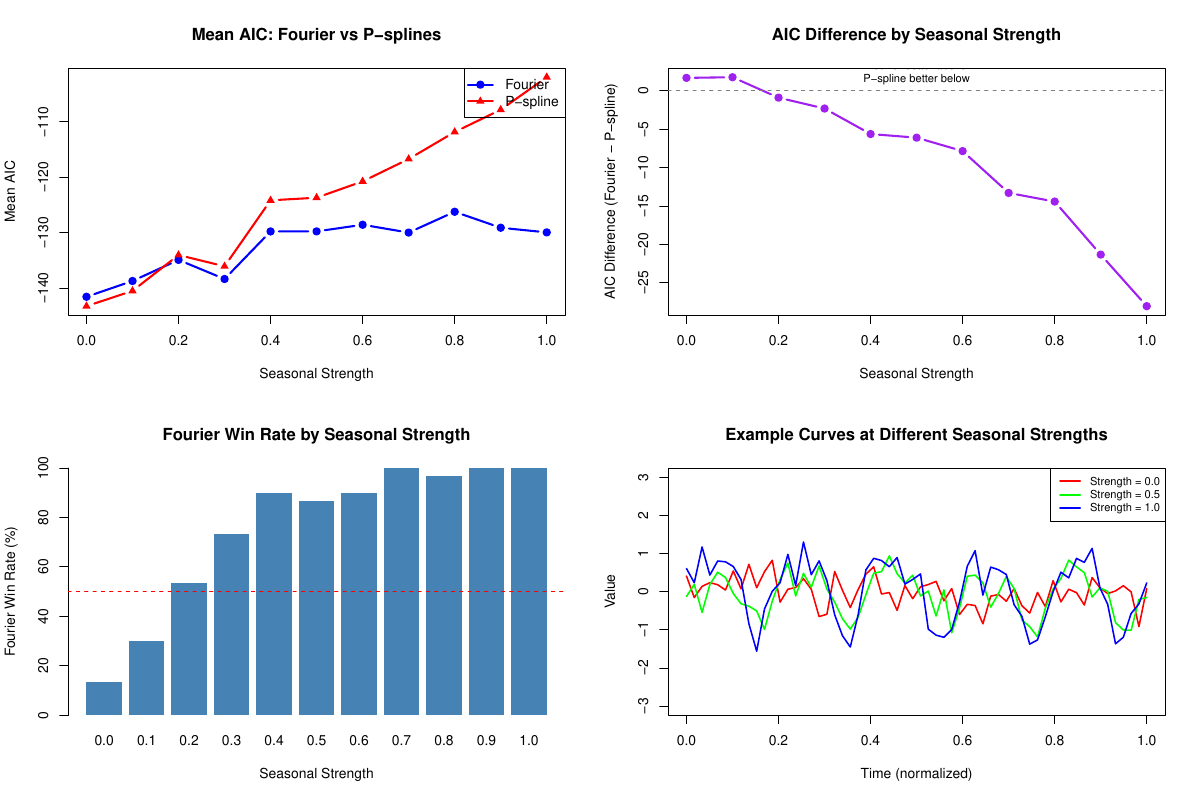

Recreate this plot in R.
#!/usr/bin/env Rscript
# Seasonal Basis Comparison: Fourier vs P-splines
#
# This script generates monthly seasonal time series with varying seasonal
# strengths (0 = no seasonality, 1 = strong seasonality), fits them with
# both Fourier basis and P-splines, and compares AIC to determine which
# method performs better at different seasonal strength levels.

library(fdars)

set.seed(42)

# --- Configuration ---
n_strengths <- 11           # Number of seasonal strength levels (0 to 1)
n_curves_per_strength <- 30 # Number of curves per strength level
n_years <- 5                # Number of years of monthly data
n_months <- n_years * 12    # Total number of monthly observations
noise_sd <- 0.3             # Standard deviation of noise

# Seasonal strengths to test (0 = no season, 1 = full season)
seasonal_strengths <- seq(0, 1, length.out = n_strengths)

# Time grid (monthly data normalized to [0, 1])
t <- seq(0, 1, length.out = n_months)

# --- Function to generate seasonal time series ---
generate_seasonal_curve <- function(t, strength, noise_sd = 0.3) {
  # Base trend (slow polynomial)
  trend <- 0.5 * sin(2 * pi * t) * 0.3

  # Seasonal component (annual cycle = 5 complete cycles over our time span)
  # Since we have 5 years of monthly data, annual seasonality means 5 cycles
  n_cycles <- length(t) / 12  # Number of annual cycles
  seasonal <- strength * sin(2 * pi * n_cycles * t)

  # Add some harmonic for realistic seasonality
  seasonal <- seasonal + strength * 0.3 * cos(4 * pi * n_cycles * t)

  # Noise
  noise <- rnorm(length(t), sd = noise_sd)

  return(trend + seasonal + noise)
}

# --- Generate data for all seasonal strengths ---
cat("Generating seasonal time series data...\n")
cat(sprintf("  - %d seasonal strength levels\n", n_strengths))
cat(sprintf("  - %d curves per strength level\n", n_curves_per_strength))
cat(sprintf("  - %d monthly observations per curve (%d years)\n", n_months, n_years))

all_data <- list()
strength_labels <- character(0)

for (i in seq_along(seasonal_strengths)) {
  strength <- seasonal_strengths[i]

  # Generate curves for this strength level
  X <- matrix(0, nrow = n_curves_per_strength, ncol = n_months)
  for (j in 1:n_curves_per_strength) {
    X[j, ] <- generate_seasonal_curve(t, strength, noise_sd)
  }

  # Create fdata object
  fd <- fdata(X, argvals = t, rangeval = c(0, 1))

  all_data[[i]] <- list(
    strength = strength,
    fdata = fd
  )

  strength_labels <- c(strength_labels, sprintf("%.1f", strength))
}

# --- Compare Fourier vs P-splines using AIC ---
cat("\nComparing Fourier basis vs P-splines...\n")

# Store results
results <- data.frame(
  strength = numeric(0),
  curve_id = integer(0),
  aic_fourier = numeric(0),
  aic_pspline = numeric(0),
  winner = character(0)
)

# Basis parameters
# For Fourier: use enough basis functions to capture seasonal patterns
# For monthly data with 5 years: need at least 2*5+1 = 11 for annual cycles
fourier_nbasis_range <- seq(5, 21, by = 2)  # Odd numbers for Fourier

# For P-splines
pspline_nbasis <- 20

for (i in seq_along(all_data)) {
  strength <- all_data[[i]]$strength
  fd <- all_data[[i]]$fdata

  cat(sprintf("  Processing strength = %.1f...\n", strength))

  # For each curve, find optimal Fourier nbasis and compare with P-spline
  for (j in 1:nrow(fd$data)) {
    fd_single <- fd[j]

    # --- Fourier: find optimal nbasis via AIC ---
    fourier_aics <- sapply(fourier_nbasis_range, function(k) {
      tryCatch({
        basis.aic(fd_single, nbasis = k, type = "fourier")
      }, error = function(e) NA)
    })

    best_fourier_idx <- which.min(fourier_aics)
    best_fourier_aic <- fourier_aics[best_fourier_idx]
    best_fourier_nbasis <- fourier_nbasis_range[best_fourier_idx]

    # --- P-spline: use automatic lambda selection ---
    pspline_result <- tryCatch({
      pspline(fd_single, nbasis = pspline_nbasis, lambda.select = TRUE, criterion = "AIC")
    }, error = function(e) NULL)

    if (!is.null(pspline_result)) {
      pspline_aic <- pspline_result$aic
    } else {
      pspline_aic <- NA
    }

    # Determine winner
    if (!is.na(best_fourier_aic) && !is.na(pspline_aic)) {
      winner <- ifelse(best_fourier_aic < pspline_aic, "fourier", "pspline")
    } else {
      winner <- NA
    }

    results <- rbind(results, data.frame(
      strength = strength,
      curve_id = j,
      aic_fourier = best_fourier_aic,
      aic_pspline = pspline_aic,
      winner = winner
    ))
  }
}

# --- Analyze results ---
cat("\n=== Results Summary ===\n\n")

# Aggregate by seasonal strength
summary_by_strength <- aggregate(
  cbind(aic_fourier, aic_pspline) ~ strength,
  data = results,
  FUN = mean,
  na.rm = TRUE
)

# Count winners by strength
winner_counts <- table(results$strength, results$winner)
winner_props <- prop.table(winner_counts, margin = 1)

cat("Mean AIC by Seasonal Strength:\n")
cat("-" , rep("-", 50), "\n", sep = "")
cat(sprintf("%-10s %15s %15s %15s\n", "Strength", "Fourier AIC", "P-spline AIC", "Winner"))
cat("-" , rep("-", 50), "\n", sep = "")

for (i in 1:nrow(summary_by_strength)) {
  s <- summary_by_strength$strength[i]
  f_aic <- summary_by_strength$aic_fourier[i]
  p_aic <- summary_by_strength$aic_pspline[i]
  winner <- ifelse(f_aic < p_aic, "Fourier", "P-spline")

  cat(sprintf("%-10.1f %15.2f %15.2f %15s\n", s, f_aic, p_aic, winner))
}
cat("-" , rep("-", 50), "\n", sep = "")

cat("\nProportion of Fourier wins by Seasonal Strength:\n")
cat("-" , rep("-", 40), "\n", sep = "")

strengths_in_table <- as.numeric(rownames(winner_props))
for (i in seq_along(strengths_in_table)) {
  s <- strengths_in_table[i]
  fourier_prop <- ifelse("fourier" %in% colnames(winner_props), winner_props[i, "fourier"], 0)
  pspline_prop <- ifelse("pspline" %in% colnames(winner_props), winner_props[i, "pspline"], 0)

  cat(sprintf("Strength %.1f: Fourier %.0f%% | P-spline %.0f%%\n",
              s, fourier_prop * 100, pspline_prop * 100))
}

# --- Visualization ---
cat("\n=== Generating plots ===\n")

# Plot 1: AIC comparison by seasonal strength
pdf("seasonal_basis_comparison.pdf", width = 12, height = 8)

par(mfrow = c(2, 2))

# Plot 1a: Mean AIC by strength
plot(summary_by_strength$strength, summary_by_strength$aic_fourier,
     type = "b", col = "blue", pch = 19, lwd = 2,
     xlab = "Seasonal Strength", ylab = "Mean AIC",
     main = "Mean AIC: Fourier vs P-splines",
     ylim = range(c(summary_by_strength$aic_fourier, summary_by_strength$aic_pspline), na.rm = TRUE))
lines(summary_by_strength$strength, summary_by_strength$aic_pspline,
      type = "b", col = "red", pch = 17, lwd = 2)
legend("topright", legend = c("Fourier", "P-spline"),
       col = c("blue", "red"), pch = c(19, 17), lwd = 2)

# Plot 1b: AIC difference (Fourier - P-spline)
aic_diff <- summary_by_strength$aic_fourier - summary_by_strength$aic_pspline
plot(summary_by_strength$strength, aic_diff,
     type = "b", col = "purple", pch = 19, lwd = 2,
     xlab = "Seasonal Strength", ylab = "AIC Difference (Fourier - P-spline)",
     main = "AIC Difference by Seasonal Strength")
abline(h = 0, lty = 2, col = "gray50")
text(0.5, 0, "Fourier better above\nP-spline better below", pos = 3, cex = 0.8)

# Plot 1c: Proportion of Fourier wins
fourier_win_prop <- sapply(strengths_in_table, function(s) {
  idx <- as.character(s)
  if (idx %in% rownames(winner_props) && "fourier" %in% colnames(winner_props)) {
    return(winner_props[idx, "fourier"])
  }
  return(0)
})

barplot(fourier_win_prop * 100,
        names.arg = sprintf("%.1f", strengths_in_table),
        col = "steelblue", border = NA,
        xlab = "Seasonal Strength", ylab = "Fourier Win Rate (%)",
        main = "Fourier Win Rate by Seasonal Strength",
        ylim = c(0, 100))
abline(h = 50, lty = 2, col = "red")

# Plot 1d: Example curves at different seasonal strengths
plot(NULL, xlim = c(0, 1), ylim = c(-3, 3),
     xlab = "Time (normalized)", ylab = "Value",
     main = "Example Curves at Different Seasonal Strengths")

colors <- rainbow(length(c(1, 6, 11)))
for (k in seq_along(c(1, 6, 11))) {
  idx <- c(1, 6, 11)[k]
  lines(t, all_data[[idx]]$fdata$data[1, ], col = colors[k], lwd = 1.5)
}
legend("topright",
       legend = sprintf("Strength = %.1f", seasonal_strengths[c(1, 6, 11)]),
       col = colors, lwd = 2, cex = 0.8)

dev.off()

cat("Plots saved to: seasonal_basis_comparison.pdf\n")

# --- Save results ---
saveRDS(results, "seasonal_basis_results.rds")
saveRDS(all_data, "seasonal_fdata_objects.rds")
cat("Results saved to: seasonal_basis_results.rds\n")
cat("Fdata objects saved to: seasonal_fdata_objects.rds\n")

# --- Final summary ---
cat("\n=== Key Findings ===\n")

# Calculate correlation between seasonal strength and Fourier advantage
cor_test <- cor.test(summary_by_strength$strength, -aic_diff)
cat(sprintf("Correlation between seasonal strength and Fourier advantage: r = %.3f (p = %.4f)\n",
            cor_test$estimate, cor_test$p.value))

# Find crossover point (if any)
if (any(aic_diff > 0) && any(aic_diff < 0)) {
  # Linear interpolation to find crossover
  crossover_idx <- which(diff(sign(aic_diff)) != 0)[1]
  if (!is.na(crossover_idx)) {
    x1 <- summary_by_strength$strength[crossover_idx]
    x2 <- summary_by_strength$strength[crossover_idx + 1]
    y1 <- aic_diff[crossover_idx]
    y2 <- aic_diff[crossover_idx + 1]
    crossover <- x1 - y1 * (x2 - x1) / (y2 - y1)
    cat(sprintf("Crossover point (equal AIC): Seasonal strength ~ %.2f\n", crossover))
  }
} else if (all(aic_diff < 0)) {
  cat("Fourier consistently outperforms P-splines across all seasonal strengths\n")
} else if (all(aic_diff > 0)) {
  cat("P-splines consistently outperform Fourier across all seasonal strengths\n")
}

cat("\nAnalysis complete!\n")
